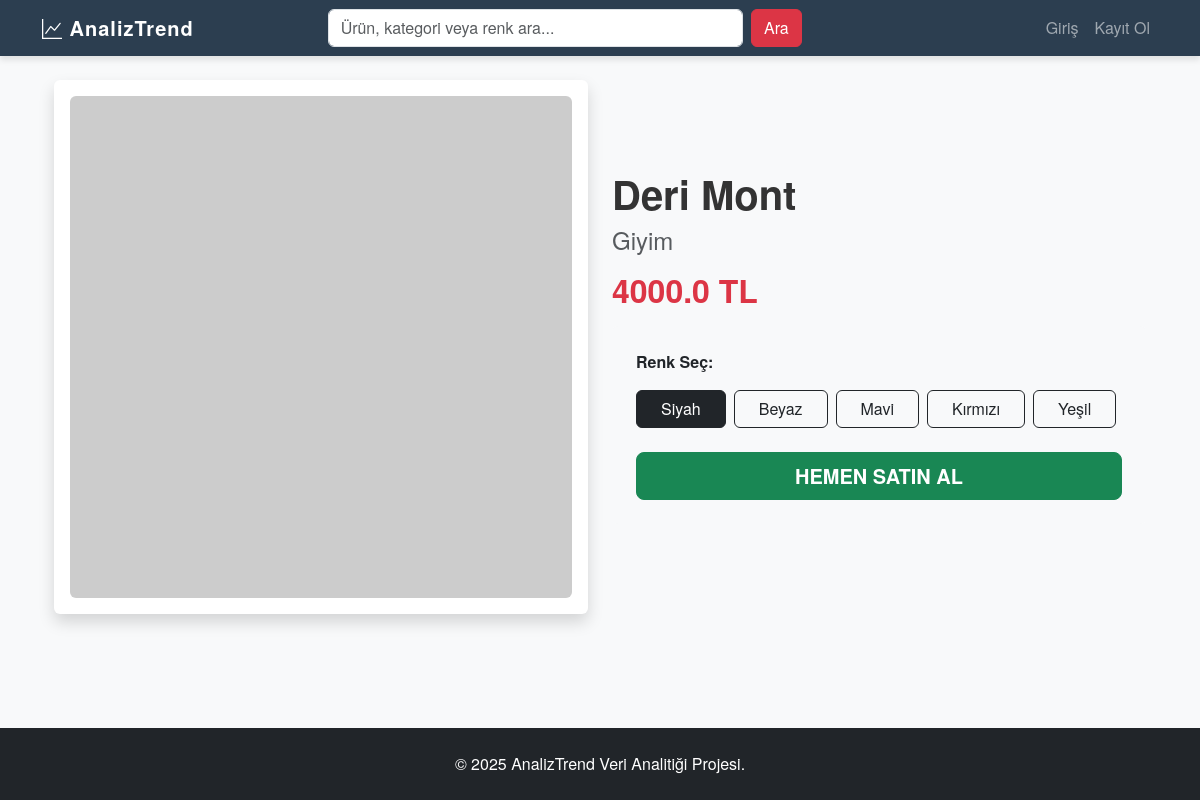
Page /product/11 on the committed database.
### app.py (models this page shows)
class Product(db.Model):
    id = db.Column(db.Integer, primary_key=True)
    name = db.Column(db.String(200), nullable=False)
    category = db.Column(db.String(100), nullable=False)
    price = db.Column(db.Float, nullable=False)

### app.py (the view, shortened to what this page needs)
@app.route('/product/<int:product_id>')
def product_detail(product_id):
    product = Product.query.get_or_404(product_id)
    selected_color = request.args.get('color', 'Siyah')
    if current_user.is_authenticated:
        db.session.add(ClickLog(user_id=current_user.id, product_id=product.id))
        db.session.commit()
    hex_code = COLOR_CODES.get(selected_color, '000000')
    text_c = '000000' if selected_color == 'Beyaz' else 'FFFFFF'
    dynamic_img = f"https://placehold.co/500x500/{hex_code}/{text_c}/png?text={product.name.replace(' ', '+')}+({selected_color})"
    purchases = PurchaseLog.query.filter_by(product_id=product.id).all()
    color_dist = {c: 0 for c in ALL_COLORS}
    for p in purchases:
        if p.selected_color in color_dist: color_dist[p.selected_color] += 1
    age_groups = ['18-25', '26-40', '40+']
    age_color_matrix = {grp: {c: 0 for c in ALL_COLORS} for grp in age_groups}
    for p in purchases:
        age = p.user.age
        grp = '18-25' if age <= 25 else '26-40' if age <= 40 else '40+'
        c = p.selected_color
        if c in age_color_matrix[grp]: age_color_matrix[grp][c] += 1
    prod_outlier_data = {'labels': [], 'data': [], 'clean_data': []}
    return render_template('product.html', product=product, current_image=dynamic_img,
                           selected_color=selected_color, colors=ALL_COLORS,
                           color_dist=color_dist, age_color_matrix=age_color_matrix,
                           prod_outlier_data=prod_outlier_data)

### app.py (called while the page is built)
@app.context_processor
def inject_cart_count():
    return dict(cart_item_count=0)

    @property
    def age(self):
        if not self.birth_date: return 25
        today = datetime.date.today()
        b_date = self.birth_date
        if isinstance(b_date, str):
            try: b_date = datetime.datetime.strptime(b_date, '%Y-%m-%d').date()
            except:
                try: b_date = datetime.datetime.strptime(b_date, '%Y-%m-%d %H:%M:%S.%f').date()
                except: return 25
        return today.year - b_date.year - ((today.month, today.day) < (b_date.month, b_date.day))

### templates/product.html (shortened to what this page needs)
{% extends 'layout.html' %} {% block content %}
<div class="container">
  <div class="row mb-5 align-items-center">
    <div class="col-md-6 text-center">
      <div class="card border-0 shadow p-3">
        <img src="{{ current_image }}" class="img-fluid rounded" />
      </div>
    </div>
    <div class="col-md-6">
      <h1 class="fw-bold">{{ product.name }}</h1>
      <h4 class="text-muted">{{ product.category }}</h4>
      <h2 class="text-danger fw-bold my-3">{{ product.price }} TL</h2>
      <div class="card bg-light border-0 p-4">
        <p class="fw-bold">Renk Seç:</p>
        <div class="d-flex flex-wrap gap-2 mb-4">
          {% for color in colors %}
          <a
            href="{{ url_for('product_detail', product_id=product.id, color=color) }}"
            class="btn {% if selected_color == color %}btn-dark{% else %}btn-outline-dark{% endif %} px-4"
          >
            {{ color }}
          </a>
          {% endfor %}
        </div>
        <button
          onclick="buyDetail('{{ selected_color }}')"
          class="btn btn-success btn-lg w-100 fw-bold"
        >
          HEMEN SATIN AL
        </button>
      </div>
    </div>
  </div>
</div>
{% endblock %}

### static/css/style.css (style rules this page uses)
:root { --primary: #2c3e50; --secondary: #e67e22; --accent: #3498db; --light: #ecf0f1; --dark: #2c3e50; --success: #27ae60; }
body { background-color: #f8f9fa; font-family: 'Helvetica Neue', Helvetica, Arial, sans-serif; color: #333; }

### rows in the picture
Product: name "Deri Mont", category "Giyim", price "4000.0"

### other values in the picture
{{ color }} "Siyah" "Beyaz" "Mavi" "Kırmızı" "Yeşil"
